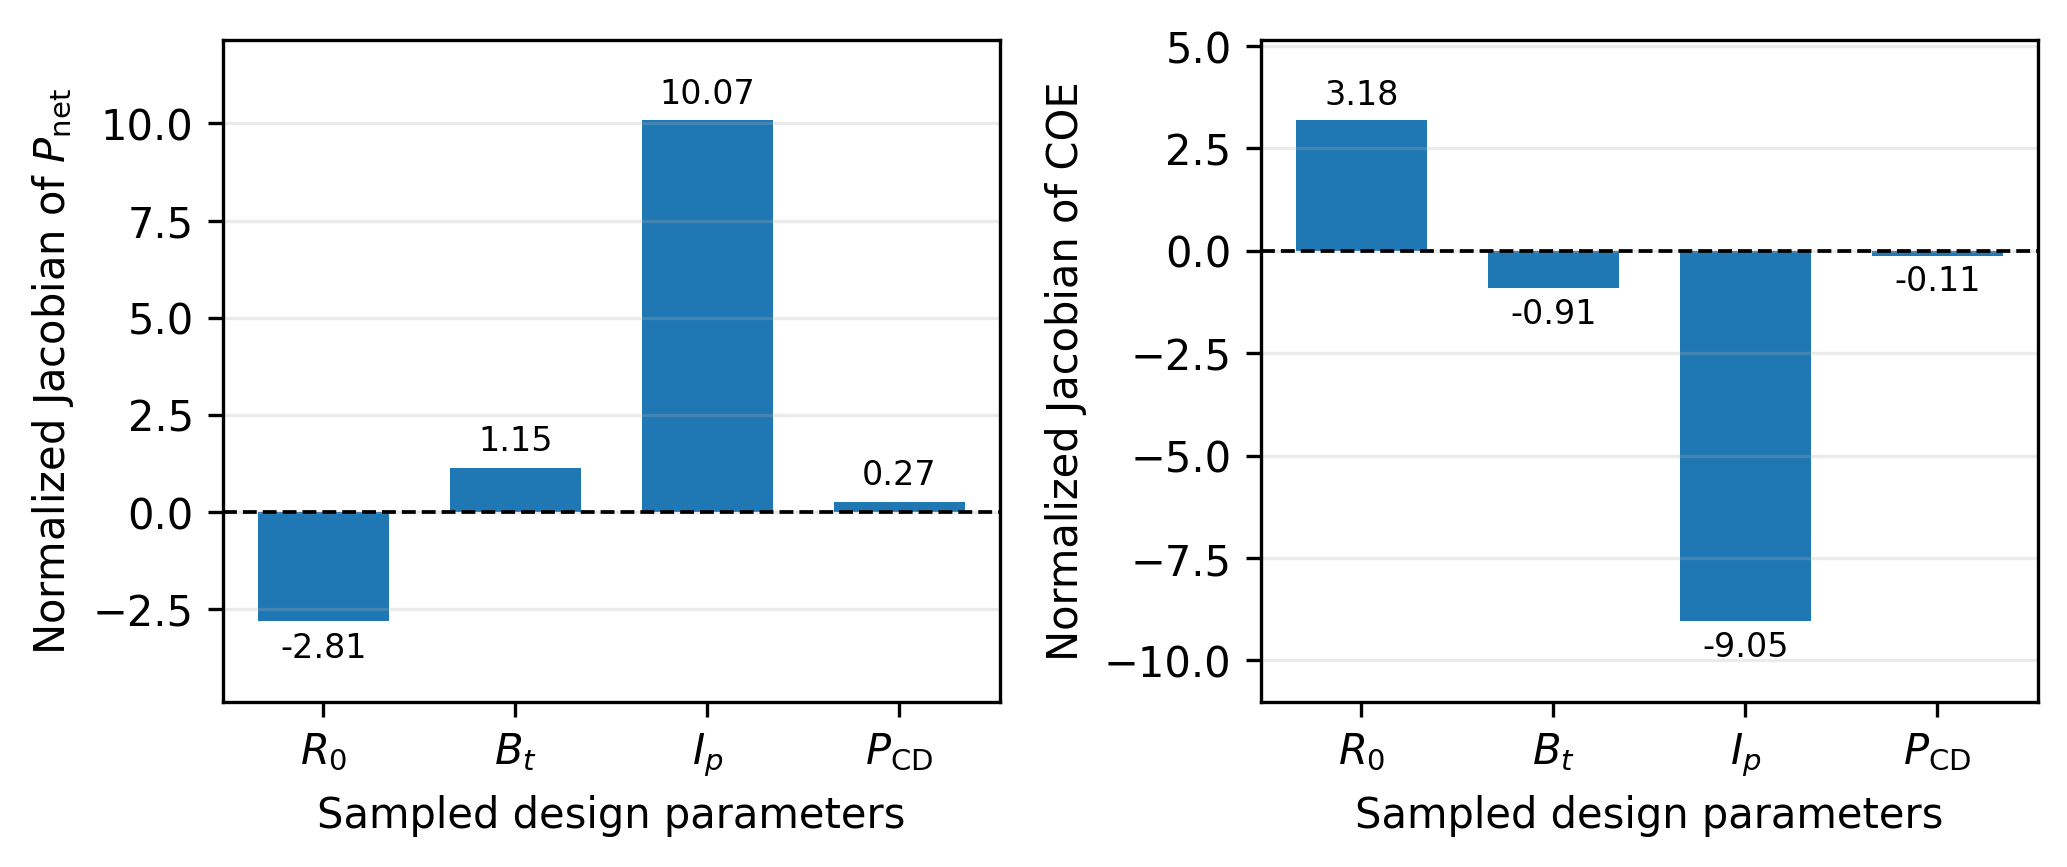

Write Python code to recreate this figure.
"""Generate Figure 3: AD-based reactor-performance sensitivities.

This script uses the same ITER-scale baseline as ``examples/run_baseline.py``.
It evaluates the Jacobian of net electric power and cost of electricity (COE)
with respect to five selected design variables using JAX automatic
differentiation.

The plotted quantity is a dimensionless, bound-scaled sensitivity,

    S_ij = (x_j,max - x_j,min) / |y_i,0| * d y_i / d x_j,

where y_i,0 is the baseline output. This normalization allows parameters with
different physical units to be compared in a single bar chart. The script also
prints the raw Jacobian in physical units.

Place this file in the project root or in ``examples/`` and run, for example,

    python examples/figure3_ad_jacobian.py

The output files are written next to this script unless ``--output-dir`` is
specified.
"""

from __future__ import annotations

import argparse
import csv
from pathlib import Path

import jax
import jax.numpy as jnp
import matplotlib.pyplot as plt
import numpy as np

from tokasys import default_problem, evaluate_reactor


jax.config.update("jax_enable_x64", True)


# Selected design parameters for Figure 3.
PARAMETERS = (
    ("major_radius_m", r"$R_0$"),
    ("toroidal_field_t", r"$B_t$"),
    ("plasma_current_ma", r"$I_p$"),
    #("auxiliary_heating_mw", r"$P_{\mathrm{aux}}$"),
    ("current_drive_power_mw", r"$P_{\mathrm{CD}}$"),
)

OUTPUT_NAMES = ("net_electric_power_mw", "coe_usd_mwh")
OUTPUT_LABELS = (
    r"$P_{\mathrm{net}}$",
    r"COE",
)


def parse_args() -> argparse.Namespace:
    parser = argparse.ArgumentParser(
        description="Plot the AD Jacobian of net power and COE at the baseline design."
    )
    parser.add_argument(
        "--output-dir",
        type=Path,
        default=None,
        help="Directory for PNG, PDF, and CSV outputs. Defaults to the script directory.",
    )
    parser.add_argument(
        "--dpi",
        type=int,
        default=300,
        help="Resolution of the PNG output.",
    )
    return parser.parse_args()


def selected_vector(design) -> jnp.ndarray:
    """Pack the five selected physical design variables into one vector."""
    return jnp.asarray([getattr(design, name) for name, _ in PARAMETERS])


def replace_selected_variables(reference_design, values: jnp.ndarray):
    """Return a DesignVariables object with the selected fields replaced.

    The list construction is static during tracing, so this remains compatible
    with JAX transformations.
    """
    fields = list(reference_design)
    field_indices = {
        name: reference_design._fields.index(name) for name, _ in PARAMETERS
    }
    for value, (name, _) in zip(values, PARAMETERS):
        fields[field_indices[name]] = value
    return type(reference_design)(*fields)


def make_output_function(problem):
    """Create the two-output reactor evaluation used by ``jax.jacrev``."""
    reference_design = problem.initial_design

    def outputs(selected_values: jnp.ndarray) -> jnp.ndarray:
        design = replace_selected_variables(reference_design, selected_values)
        result = evaluate_reactor(
            design,
            problem.technology,
            problem.config,
            problem.numerics,
        )
        return jnp.asarray(
            [
                result.power.net_electric_power_mw,
                result.economics.coe_usd_mwh,
            ]
        )

    return outputs


def compute_jacobian(problem):
    """Evaluate baseline outputs and their full 2-by-5 AD Jacobian."""
    x0 = selected_vector(problem.initial_design)
    output_fn = make_output_function(problem)

    # jacrev returns both output gradients with respect to all selected inputs.
    output_and_jacobian = jax.jit(
        lambda values: (output_fn(values), jax.jacrev(output_fn)(values))
    )
    y0, jacobian = output_and_jacobian(x0)

    lower = selected_vector(problem.bounds.lower)
    upper = selected_vector(problem.bounds.upper)
    parameter_spans = upper - lower

    # Dimensionless bound-scaled Jacobian. The absolute value in the output
    # scale preserves the physical sign even for a potentially negative output.
    output_scale = jnp.maximum(jnp.abs(y0), 1.0e-12)
    #normalized_jacobian = jacobian * parameter_spans[None, :] / output_scale[:, None]
    normalized_jacobian = jacobian * x0 / output_scale[:, None]

    return (
        np.asarray(x0, dtype=float),
        np.asarray(y0, dtype=float),
        np.asarray(jacobian, dtype=float),
        np.asarray(normalized_jacobian, dtype=float),
        np.asarray(parameter_spans, dtype=float),
    )


def annotate_bars(ax, bars, values: np.ndarray) -> None:
    """Add compact values above or below bars."""
    largest = max(float(np.max(np.abs(values))), 1.0)
    offset = 0.025 * largest
    for bar, value in zip(bars, values):
        y = value + offset if value >= 0.0 else value - offset
        va = "bottom" if value >= 0.0 else "top"
        ax.text(
            bar.get_x() + bar.get_width() / 2.0,
            y,
            f"{value:.2f}",
            ha="center",
            va=va,
            fontsize=8,
        )


def plot_figure(normalized_jacobian: np.ndarray, output_path: Path, dpi: int) -> None:
    labels = [label for _, label in PARAMETERS]
    positions = np.arange(len(labels))

    fig, axes = plt.subplots(1, 2, figsize=(7, 3), sharex=True)

    panel_data = (
        (
            normalized_jacobian[0],
            r"Normalized Jacobian of $P_{\mathrm{net}}$",
            #"(a)",
            "",
        ),
        (
            normalized_jacobian[1],
            r"Normalized Jacobian of COE",
            #"(b)",
            "",
        ),
    )

    for ax, (values, ylabel, panel_label) in zip(axes, panel_data):
        bars = ax.bar(positions, values, width=0.68)
        ax.axhline(0.0, color='k', linestyle="--", linewidth=0.9)
        ax.set_xticks(positions, labels)
        ax.set_ylabel(ylabel)
        ax.set_xlabel("Sampled design parameters")
        ax.grid(axis="y", alpha=0.25)
        ax.text(
            0.02,
            0.96,
            panel_label,
            transform=ax.transAxes,
            ha="left",
            va="top",
            fontsize=12,
            fontweight="bold",
        )
        annotate_bars(ax, bars, values)

        # Add enough room for numerical labels without forcing symmetric limits.
        ymin, ymax = ax.get_ylim()
        padding = 0.10 * max(ymax - ymin, 1.0)
        ax.set_ylim(ymin - padding, ymax + padding)

    fig.tight_layout()
    fig.savefig(output_path.with_suffix(".png"), dpi=dpi, bbox_inches="tight")
    fig.savefig(output_path.with_suffix(".pdf"), bbox_inches="tight")
    plt.close(fig)


def write_csv(
    csv_path: Path,
    x0: np.ndarray,
    y0: np.ndarray,
    raw_jacobian: np.ndarray,
    normalized_jacobian: np.ndarray,
    parameter_spans: np.ndarray,
) -> None:
    units = ("m", "T", "MA", "MW", "MW")
    with csv_path.open("w", newline="", encoding="utf-8") as stream:
        writer = csv.writer(stream)
        writer.writerow(
            [
                "parameter",
                "baseline_value",
                "parameter_unit",
                "bound_span",
                "dPnet_dx_raw",
                "dCOE_dx_raw",
                "Pnet_bound_scaled_sensitivity",
                "COE_bound_scaled_sensitivity",
            ]
        )
        for index, ((name, _), unit) in enumerate(zip(PARAMETERS, units)):
            writer.writerow(
                [
                    name,
                    x0[index],
                    unit,
                    parameter_spans[index],
                    raw_jacobian[0, index],
                    raw_jacobian[1, index],
                    normalized_jacobian[0, index],
                    normalized_jacobian[1, index],
                ]
            )

        writer.writerow([])
        writer.writerow(["baseline_net_electric_power_mw", y0[0]])
        writer.writerow(["baseline_coe_usd_mwh", y0[1]])


def print_results(
    x0: np.ndarray,
    y0: np.ndarray,
    raw_jacobian: np.ndarray,
    normalized_jacobian: np.ndarray,
) -> None:
    names = [name for name, _ in PARAMETERS]
    print("=== Baseline outputs ===")
    print(f"Net electric power : {y0[0]:.6f} MW")
    print(f"COE                : {y0[1]:.6f} USD/MWh")

    print("\n=== Selected baseline variables ===")
    for name, value in zip(names, x0):
        print(f"{name:<30s} {value: .8g}")

    print("\n=== Raw AD Jacobian ===")
    print("Rows: [P_net (MW), COE (USD/MWh)]")
    print("Cols:", names)
    print(raw_jacobian)

    print("\n=== Bound-scaled normalized Jacobian ===")
    print("S_ij = (x_j,max - x_j,min) / |y_i,0| * dy_i/dx_j")
    print(normalized_jacobian)


def main() -> None:
    args = parse_args()
    output_dir = args.output_dir or Path(__file__).resolve().parent
    output_dir.mkdir(parents=True, exist_ok=True)

    problem = default_problem()
    x0, y0, raw_jacobian, normalized_jacobian, spans = compute_jacobian(problem)

    output_stem = output_dir / "figure3_ad_jacobian"
    plot_figure(normalized_jacobian, output_stem, args.dpi)
    write_csv(
        output_stem.with_suffix(".csv"),
        x0,
        y0,
        raw_jacobian,
        normalized_jacobian,
        spans,
    )
    print_results(x0, y0, raw_jacobian, normalized_jacobian)

    print("\nSaved outputs:")
    print(f"  {output_stem.with_suffix('.png')}")
    print(f"  {output_stem.with_suffix('.pdf')}")
    print(f"  {output_stem.with_suffix('.csv')}")


if __name__ == "__main__":
    main()
